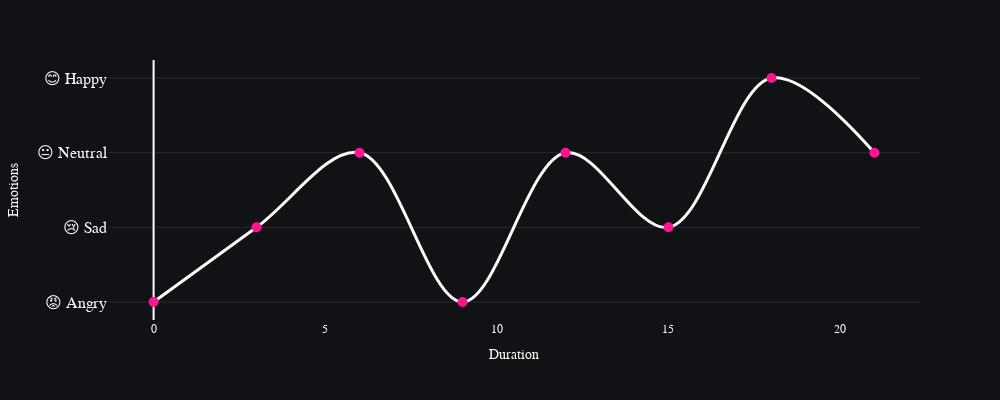

The code cell stored with this chart in its notebook:
### Code cell
fig_customer.show()

### Figure 1 — Plotly figure (JSON) as saved in the notebook; plotly's stock layout.template omitted (floating-point values rounded to 4 significant figures)
{"data": [{"hovertemplate": "Second: %{x}<br> Emotion: %{text}", "legendgroup": "", "line": {"color": "snow", "dash": "solid", "shape": "spline", "width": 3}, "marker": {"color": "deeppink", "line": {"color": "deeppink", "width": 2}, "size": 8, "symbol": "circle"}, "mode": "lines+markers", "name": "", "orientation": "h", "showlegend": false, "text": ["Angry", "Sad", "Neutral", "Angry", "Neutral", "Sad", "Happy", "Neutral"], "type": "scatter", "x": [0, 3, 6, 9, 12, 15, 18, 21], "xaxis": "x", "y": ["Angry", "Sad", "Neutral", "Angry", "Neutral", "Sad", "Happy", "Neutral"], "yaxis": "y"}], "layout": {"font": {"color": "white", "family": "Arial", "size": 12}, "height": 400, "legend": {"tracegroupgap": 0}, "margin": {"t": 60}, "paper_bgcolor": "rgb(16,18,22)", "plot_bgcolor": "rgb(16,18,22)", "showlegend": false, "width": 1000, "xaxis": {"anchor": "y", "domain": [0, 1], "showgrid": false, "title": {"text": "Duration"}}, "yaxis": {"anchor": "x", "categoryarray": ["Angry", "Sad", "Neutral", "Happy"], "categoryorder": "array", "domain": [0, 1], "gridwidth": 0.1, "showgrid": true, "tickfont": {"color": "white", "size": 16}, "tickmode": "array", "ticktext": ["😡 Angry", "😢 Sad", "😐 Neutral", "😊 Happy"], "tickvals": ["Angry", "Sad", "Neutral", "Happy"], "title": {"text": "Emotions"}}}}
